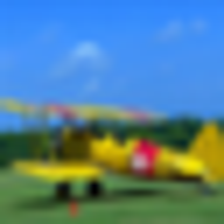
%> input picture image_00045.png, 224 x 224 px
$ octave --eval "result = CONV('image_00045.png');"   (GNU Octave 9; MATLAB toolbox functions it lacks are replaced by stand-ins)
%> lines starting %> are read from the running program, lines starting %| are printed output that depends on the picture
### padding.m
function x_in=padding(photo,bit)
%UNTITLED3 Summary of this function goes here
%   Detailed explanation goes here
[row,col,C]=size(photo);

rows=zeros(bit,col,C);
cols=zeros(row+2*bit,bit,C);


% add rows
photo=[rows; photo; rows];

%add columns
photo=[cols photo cols];


x_in=photo;
end

### h_swish.m
function out= h_swish(data)


[row,col,C]=size(data);

for K=1:C
    for i=1:row
        for j=1:col

temp = data(i,j,K) + 3;  % Shift input by 3
temp = min(max(temp, 0), 6);  % Apply ReLU6 to (data + 3)
temp = temp / 6;  % Divide by 6

out(i,j,K) = data(i,j,K) .* temp;  % Element-wise multiplication


        end
    end
end


end


### CONV.m
function feature_map=CONV(photo)
%> called with photo = 'image_00045.png'
    parameters=load('new_param.mat');
    parameters=parameters.parameters;
    f=parameters.weights;
    bias=parameters.Bias;

pad=1;
stride=2;


X_in=double(imread(photo));
whos X_in
data=(X_in(1:3,1:3,:))
meanR = mean(mean(X_in(:,:,1))) % Red channel
%> meanR = 83.93
meanG = mean(mean(X_in(:,:,2))) % Green channel
%> meanG = 129
meanB = mean(mean(X_in(:,:,3))) % Blue channel
%> meanB = 148.9
X_in(:,:,1)=double(X_in(:,:,1)-meanR);
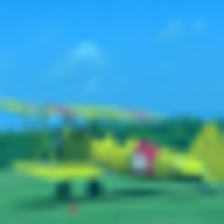
%> X_in: size 224x224x3 double; mean R, G, B 0, 129, 148.9; drawn with min black and max white
data=(X_in(:,:,1));
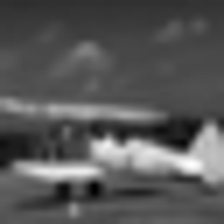
%> data: size 224x224 double; min -83.93, max 161.1, mean 0; drawn with min black and max white
X_in(:,:,2)=double(X_in(:,:,2)-meanG);
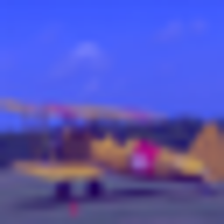
%> X_in: size 224x224x3 double; mean R, G, B 0, 0, 148.9; drawn with min black and max white
X_in(:,:,3)=double(X_in(:,:,3)-meanB);
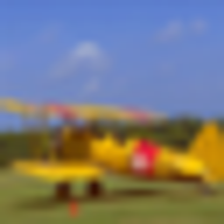
%> X_in: size 224x224x3 double; mean R, G, B 0, 0, 0; drawn with min black and max white
data=(X_in(1:3,1:3,:))
X_in=double(padding(X_in,pad));
data=(X_in(1:3,1:3,:))
[row,col,c]=size(X_in);
%> row = 226; col = 226; c = 3


Maps=(zeros(112,112,16));


for k=1:16
    for i=1:stride:row-stride
        for j=1:stride:col-stride

        data=(X_in(i:i+3-1,j:j+3-1,:));
        out=sum( sum( sum( data.*f(:,:,:,k) ) ) )+bias(k);
            Maps( (0.5*i+0.5) , (0.5*j+0.5) ,k)=out;
        end
    end
end

%Maps=Batch_Norm(Maps,'_Conv1_',0);
Maps=h_swish(Maps);
%> in h_swish, `[row,col,C]=size(data);`: row = 112; C = 16
%> the loop in h_swish, `for K=1:C` made 16 passes
feature_map=(Maps);


save('CONV_Kernal.mat', 'f');
%xlswrite( 'output.xlsx',f(_));
%c=(convn(X_in,f));
%csvwrite('feature_maps.csv',feature_map);  % Save the array to a CSV file

end
